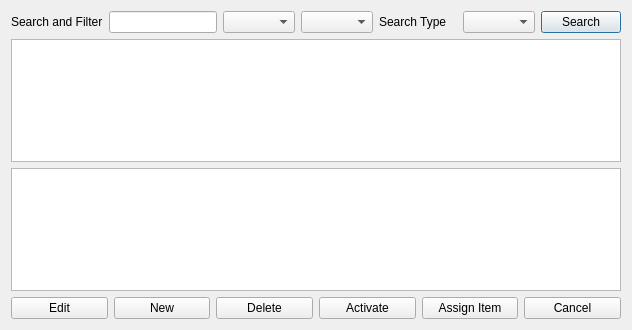
<?xml version="1.0" encoding="UTF-8"?>
<ui version="4.0">
 <class>Jobs</class>
 <widget class="QDialog" name="Jobs">
  <property name="geometry">
   <rect>
    <x>0</x>
    <y>0</y>
    <width>620</width>
    <height>330</height>
   </rect>
  </property>
  <property name="windowTitle">
   <string>Dialog</string>
  </property>
  <layout class="QGridLayout" name="gridLayout">
   <item row="0" column="0">
    <layout class="QHBoxLayout" name="horizontalLayout">
     <item>
      <widget class="QLabel" name="labe_search">
       <property name="text">
        <string>Search and Filter</string>
       </property>
      </widget>
     </item>
     <item>
      <widget class="QLineEdit" name="lineEdit_search">
       <property name="sizePolicy">
        <sizepolicy hsizetype="Fixed" vsizetype="Fixed">
         <horstretch>0</horstretch>
         <verstretch>0</verstretch>
        </sizepolicy>
       </property>
       <property name="text">
        <string/>
       </property>
      </widget>
     </item>
     <item>
      <widget class="QComboBox" name="comboBox_owner">
       <property name="enabled">
        <bool>true</bool>
       </property>
       <property name="sizePolicy">
        <sizepolicy hsizetype="Preferred" vsizetype="Fixed">
         <horstretch>0</horstretch>
         <verstretch>0</verstretch>
        </sizepolicy>
       </property>
      </widget>
     </item>
     <item>
      <widget class="QComboBox" name="comboBox_status">
       <property name="enabled">
        <bool>true</bool>
       </property>
       <property name="sizePolicy">
        <sizepolicy hsizetype="Preferred" vsizetype="Fixed">
         <horstretch>0</horstretch>
         <verstretch>0</verstretch>
        </sizepolicy>
       </property>
      </widget>
     </item>
     <item>
      <widget class="QLabel" name="label_sear_type">
       <property name="text">
        <string>Search Type   </string>
       </property>
      </widget>
     </item>
     <item>
      <widget class="QComboBox" name="comboBox_type"/>
     </item>
     <item>
      <widget class="QPushButton" name="pushButton_search">
       <property name="text">
        <string>Search</string>
       </property>
      </widget>
     </item>
    </layout>
   </item>
   <item row="1" column="0">
    <widget class="QTableView" name="tableView"/>
   </item>
   <item row="3" column="0">
    <layout class="QHBoxLayout" name="horizontalLayout_2">
     <item>
      <widget class="QPushButton" name="pushButton_edit">
       <property name="text">
        <string>Edit</string>
       </property>
      </widget>
     </item>
     <item>
      <widget class="QPushButton" name="pushButton_new">
       <property name="text">
        <string>New</string>
       </property>
      </widget>
     </item>
     <item>
      <widget class="QPushButton" name="pushButton_delete">
       <property name="text">
        <string>Delete</string>
       </property>
      </widget>
     </item>
     <item>
      <widget class="QPushButton" name="pushButton_activate">
       <property name="text">
        <string>Activate</string>
       </property>
      </widget>
     </item>
     <item>
      <widget class="QPushButton" name="pushButton_item">
       <property name="text">
        <string>Assign Item</string>
       </property>
      </widget>
     </item>
     <item>
      <widget class="QPushButton" name="pushButton_cancel">
       <property name="text">
        <string>Cancel</string>
       </property>
      </widget>
     </item>
    </layout>
   </item>
   <item row="2" column="0">
    <widget class="QTableView" name="tableView_browse"/>
   </item>
  </layout>
 </widget>
 <resources/>
 <connections/>
</ui>
